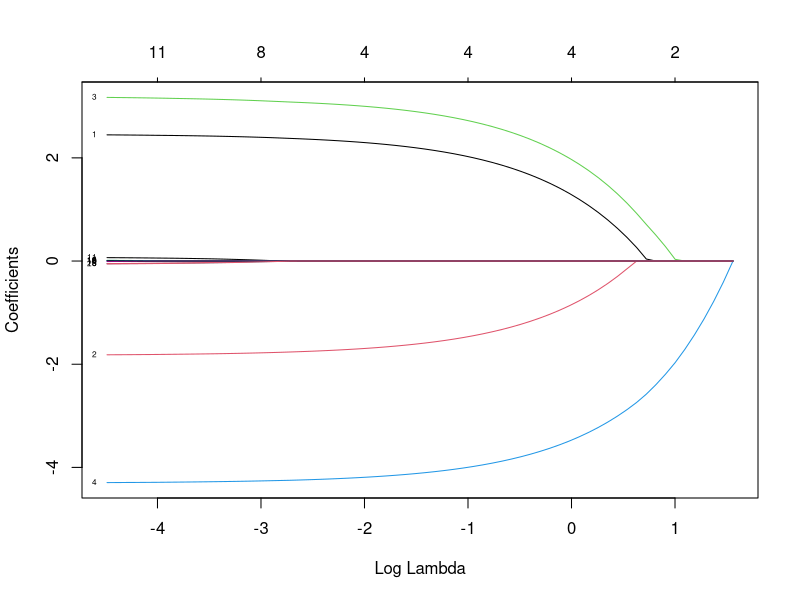
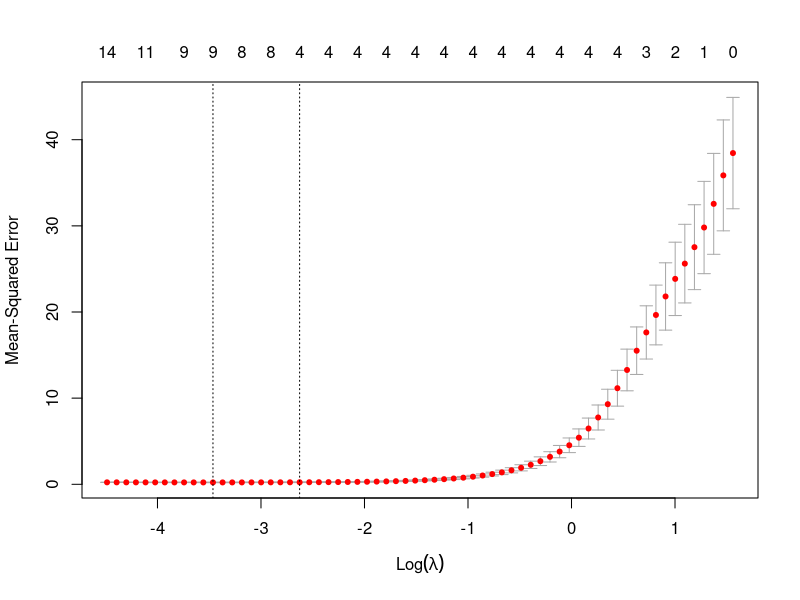
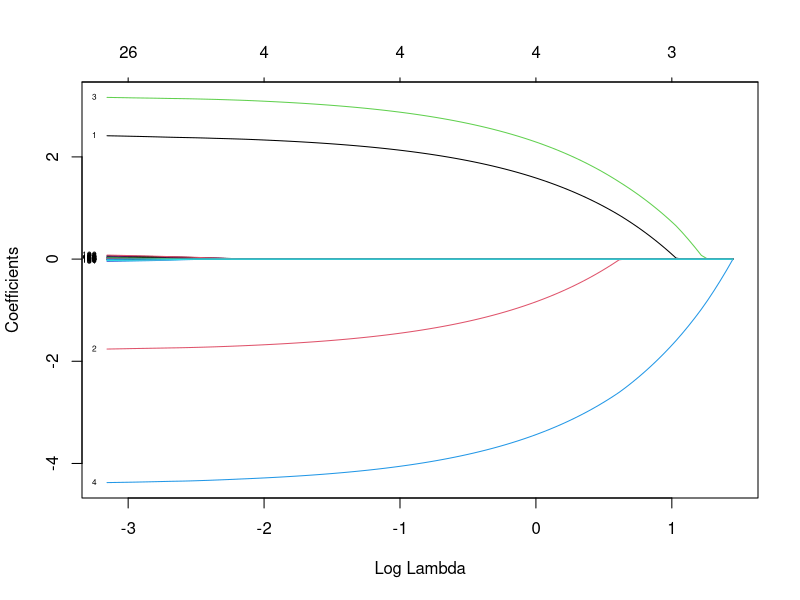
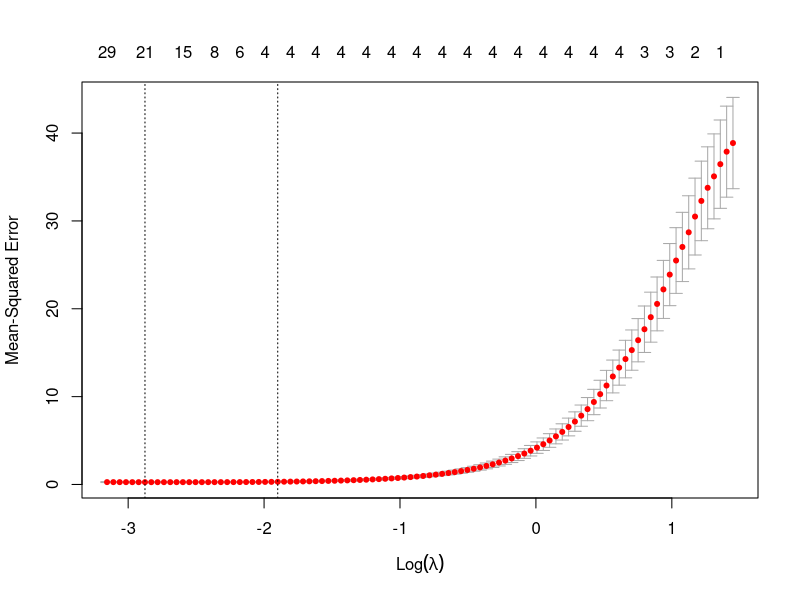
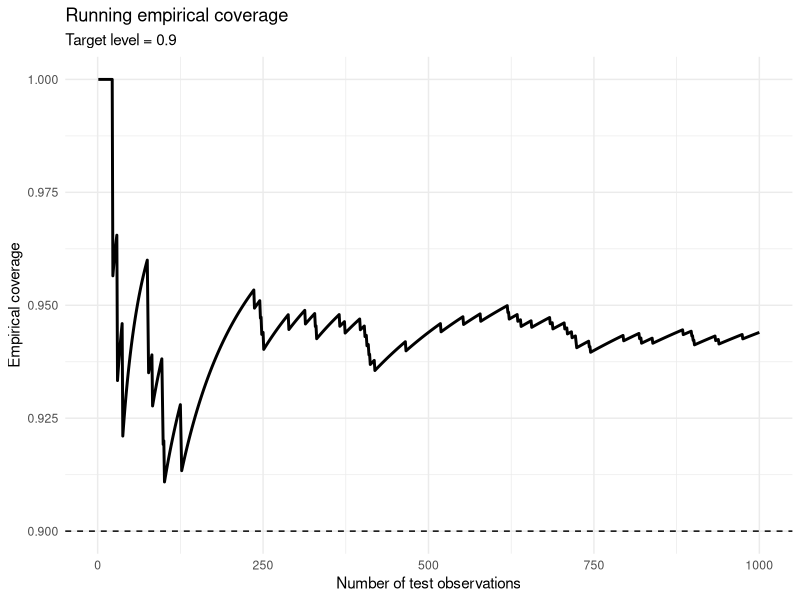
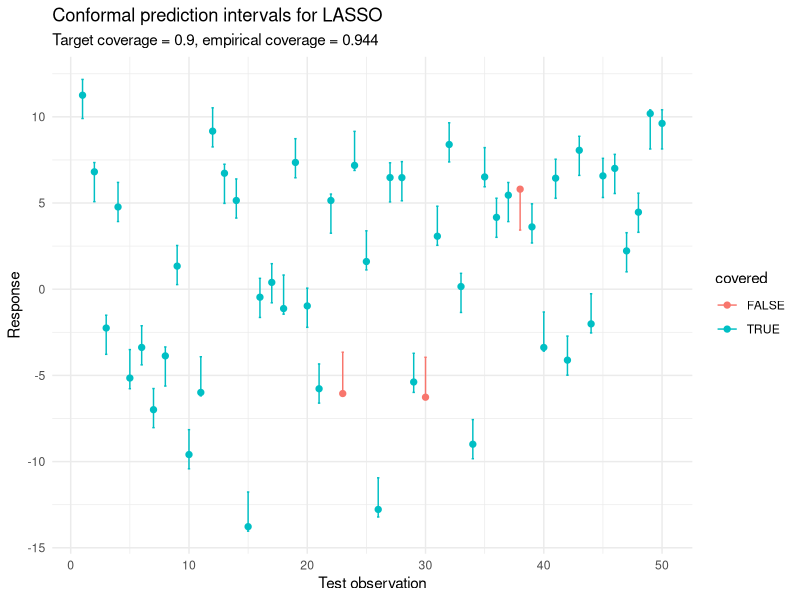
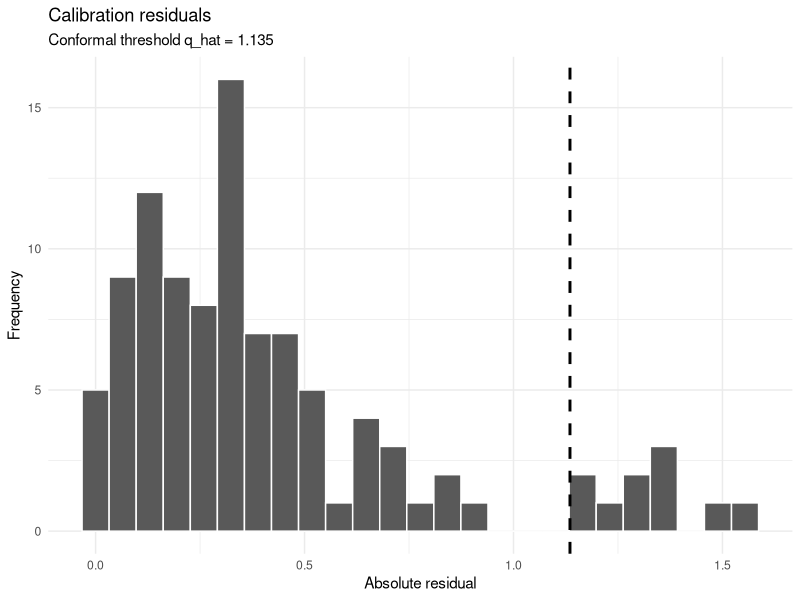

Write the R code that produced these figures, in order.
## ---- chunk 1
library(tidyverse)
library(glmnet)
## ---- chunk 2
simulate_lasso_data <- function(n_obs = 100, n_pred = 20, seed = 123) {
  set.seed(seed)
  
  # Generate the predictor matrix from a standard normal distribution
  x <- matrix(rnorm(n_obs * n_pred), nrow = n_obs, ncol = n_pred)

  # Create the true coefficients vector in a robust way, first zeroing all them and then assigning a few non-zero coefficients
  true_coefficients <- rep(0, n_pred)
  true_coefficients[1] <- 2.5
  true_coefficients[2] <- -1.8
  true_coefficients[3] <- 3.1
  true_coefficients[4] <- -4.3

  # Generate the response variable y: y = X * beta + noise
  y <- x %*% true_coefficients + rnorm(n_obs, sd = 0.5)

  # Return all relevant objects in a named list
  return(list(x = x, y = y, true_coefficients = true_coefficients))
}

# Next we call the previously defined function to generate our data: we use the default values (100 observations, 20 predictors, seed = 123), but these inputs can be changed at will
sim_data <- simulate_lasso_data()

# Extract the components from the list for use in later chunks
x <- sim_data$x
y <- sim_data$y
true_coefficients <- sim_data$true_coefficients

cat(paste("Simulated data created using a function with", 
          nrow(x), "observations and", ncol(x), "predictors.\n"))
## ---- chunk 3
ols_model <- lm(y ~ x)
summary(ols_model)
## ---- chunk 4
ols_model_adj <- lm(y ~ x[,1] + x[,2] + x[,3] + x[,4])
summary(ols_model_adj)
## ---- chunk 5
anova(ols_model_adj,ols_model)
## ---- chunk 6
lasso_model <- glmnet(x, y, alpha = 1)
print(lasso_model)
## ---- chunk 7
plot(lasso_model, xvar = "lambda", label = TRUE)
## ---- chunk 8
cv_lasso <- cv.glmnet(x, y, alpha = 1, nfolds = 10)
plot(cv_lasso)
## ---- chunk 9
# This extracts the lambda value corresponding to the minimum cross-validated error.
lambda_min <- cv_lasso$lambda.min
# This extracts the lambda value corresponding to the "one-standard error" rule.
lambda_1se <- cv_lasso$lambda.1se

cat("Optimal lambda (lambda.min):", lambda_min, "\n")
cat("Parsimonious lambda (lambda.1se):", lambda_1se, "\n")


## ---- chunk 10
coef_min <- coef(lasso_model, s = lambda_min)
#cat("\nCoefficients using lambda.min:\n")
print(coef_min)
## ---- chunk 11
print_nonzero_coefs <- function(coef_mat) {
  # coef_mat: output of coef(glmnet_object, s = ...)
  
  coef_vec <- as.numeric(coef_mat)
  names(coef_vec) <- rownames(coef_mat)
  
  nz_coef <- coef_vec[coef_vec != 0]
  
  print(nz_coef)
}
## ---- chunk 12
coef_min_nz <- coef(lasso_model, s = lambda_min)
print_nonzero_coefs(coef_min_nz)
## ---- chunk 13
coef_1se_nz <- coef(lasso_model, s = lambda_1se)
print_nonzero_coefs(coef_1se_nz)
## ---- chunk 14
sim_data_new <- simulate_lasso_data(100, 150, 456)
 
x <- sim_data_new$x
y <- sim_data_new$y
true_coefficients <- sim_data_new$true_coefficients

cat(paste("Simulated data with", 
          nrow(x), "observations and", ncol(x), "predictors.\n"))
## ---- chunk 15
str(sim_data_new)
## ---- chunk 16
lasso_model_new <- glmnet(x, y, alpha = 1)
## ---- chunk 17
plot(lasso_model_new, xvar = "lambda", label = TRUE)
## ---- chunk 18
cv_lasso_new <- cv.glmnet(x, y, alpha = 1, nfolds = 20)
plot(cv_lasso_new)
## ---- chunk 19
lambda_min_new <- cv_lasso_new$lambda.min
lambda_1se_new <- cv_lasso_new$lambda.1se
cat("Optimal lambda (lambda.min):", lambda_min_new, "\n")
cat("Parsimonious lambda (lambda.1se):", lambda_1se_new, "\n")
## ---- chunk 20
coef_min__new_nz <- coef(lasso_model_new, s = lambda_min_new)
print_nonzero_coefs(coef_min__new_nz)
## ---- chunk 21
coef_1se__new_nz <- coef(lasso_model_new, s = lambda_1se_new)
print_nonzero_coefs(coef_1se__new_nz)
## ---- chunk 22
## Fresh calibration sample (with n=n_obs and p=n_pred)
calib_data <- simulate_lasso_data(n_obs = 100, n_pred = 150, seed = 222)
## ---- chunk 23
## Calibration scores
calib_pred <- predict(
  lasso_model_new,
  newx = calib_data$x,
  s = lambda_1se_new
)
scores <- abs(calib_data$y - as.vector(calib_pred))
## ---- chunk 24
alpha_cp <- 0.1
m <- length(scores)
k <- ceiling((1 - alpha_cp) * (m + 1))
k <- min(k, m)
q_hat <- sort(scores)[k]
## ---- chunk 25
length_pred_int <- 2*q_hat
length_pred_int
## ---- chunk 26
## --- Test prediction intervals ---
test_data  <- simulate_lasso_data(n_obs = 1000, n_pred = 150, seed = 333)

test_pred <- predict(
  lasso_model_new,
  newx = test_data$x,
  s = lambda_1se_new
)
test_pred <- as.vector(test_pred)

lower <- test_pred - q_hat
upper <- test_pred + q_hat

coverage <- mean(test_data$y >= lower & test_data$y <= upper)
coverage
## ---- chunk 27
library(ggplot2)
covered <- (test_data$y >= lower) & (test_data$y <= upper)
n_test <- length(covered)
cum_coverage <- cumsum(covered) / (1:n_test)
df_cov <- data.frame(
  k = 1:n_test,
  coverage = cum_coverage
)
ggplot(df_cov, aes(x = k, y = coverage)) +
  geom_line(linewidth = 1) +
  geom_hline(yintercept = 1 - alpha_cp, linetype = "dashed") +
  labs(
    title = "Running empirical coverage",
    subtitle = paste0("Target level = ", 1 - alpha_cp),
    x = "Number of test observations",
    y = "Empirical coverage"
  ) +
  theme_minimal()
## ---- chunk 28
plot_data <- data.frame(
  index = 1:length(test_data$y),
  y_true = test_data$y,
  lower = lower,
  upper = upper,
  covered = test_data$y >= lower & test_data$y <= upper
)

plot_data_small <- plot_data[1:50, ]

ggplot(plot_data_small, aes(x = index, y = y_true)) +
  geom_errorbar(aes(ymin = lower, ymax = upper, color = covered), width = 0.2) +
  geom_point(aes(color = covered), size = 1.8) +
  labs(
    title = "Conformal prediction intervals for LASSO",
    subtitle = paste0(
      "Target coverage = ", 1 - alpha_cp,
      ", empirical coverage = ", round(coverage, 3)
    ),
    x = "Test observation",
    y = "Response"
  ) +
  theme_minimal()
## ---- chunk 29
calib_scores <- data.frame(scores = scores)

ggplot(calib_scores, aes(x = scores)) +
  geom_histogram(bins = 25, color = "white") +
  geom_vline(xintercept = q_hat, linetype = "dashed", linewidth = 1) +
  labs(
    title = "Calibration residuals",
    subtitle = paste0("Conformal threshold q_hat = ", round(q_hat, 3)),
    x = "Absolute residual",
    y = "Frequency"
  ) +
  theme_minimal()
